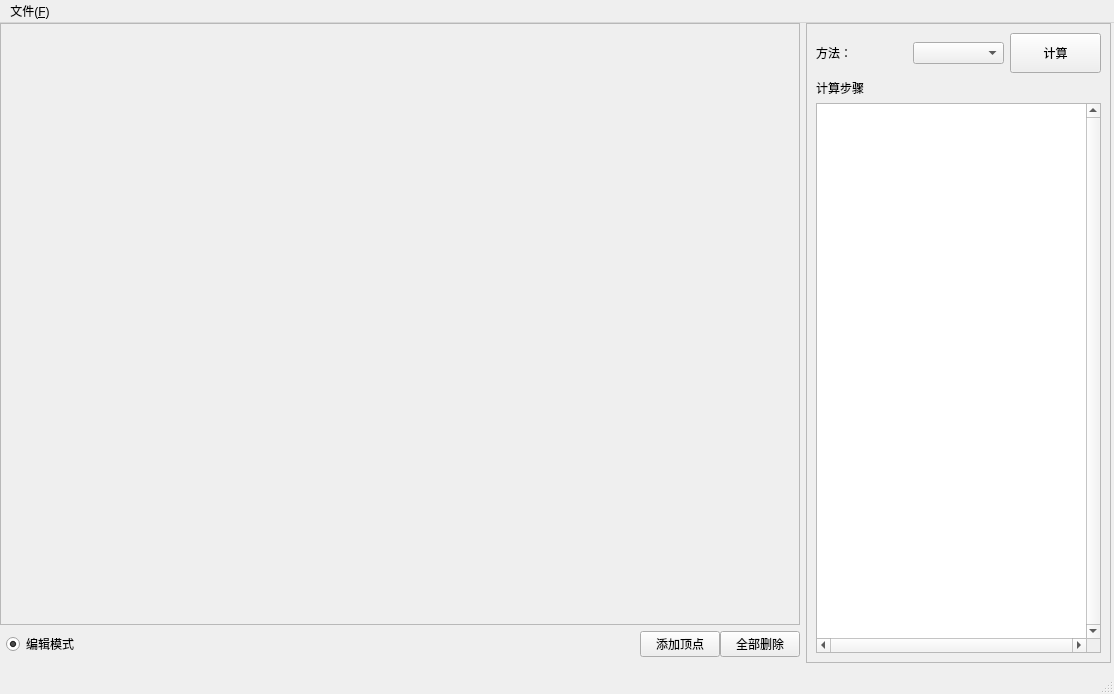
<?xml version="1.0" encoding="UTF-8"?>
<ui version="4.0">
 <class>SPWindow</class>
 <widget class="QMainWindow" name="SPWindow">
  <property name="geometry">
   <rect>
    <x>0</x>
    <y>0</y>
    <width>1114</width>
    <height>694</height>
   </rect>
  </property>
  <property name="windowTitle">
   <string>最短路径</string>
  </property>
  <property name="styleSheet">
   <string notr="true"/>
  </property>
  <widget class="QWidget" name="centralwidget">
   <layout class="QGridLayout" name="gridLayout_3">
    <property name="leftMargin">
     <number>0</number>
    </property>
    <property name="topMargin">
     <number>0</number>
    </property>
    <property name="rightMargin">
     <number>3</number>
    </property>
    <property name="bottomMargin">
     <number>9</number>
    </property>
    <item row="0" column="0">
     <layout class="QGridLayout" name="gridLayout">
      <item row="0" column="0">
       <layout class="QVBoxLayout" name="verticalLayout">
        <property name="spacing">
         <number>0</number>
        </property>
        <item>
         <widget class="SPFrame" name="displayFrame">
          <property name="sizePolicy">
           <sizepolicy hsizetype="Expanding" vsizetype="Expanding">
            <horstretch>0</horstretch>
            <verstretch>0</verstretch>
           </sizepolicy>
          </property>
          <property name="minimumSize">
           <size>
            <width>800</width>
            <height>600</height>
           </size>
          </property>
          <property name="frameShape">
           <enum>QFrame::StyledPanel</enum>
          </property>
          <property name="frameShadow">
           <enum>QFrame::Raised</enum>
          </property>
         </widget>
        </item>
        <item>
         <layout class="QHBoxLayout" name="horizontalLayout_2">
          <property name="leftMargin">
           <number>6</number>
          </property>
          <item>
           <widget class="QRadioButton" name="rbEditMode">
            <property name="text">
             <string>编辑模式</string>
            </property>
            <property name="checkable">
             <bool>true</bool>
            </property>
            <property name="checked">
             <bool>true</bool>
            </property>
           </widget>
          </item>
          <item>
           <spacer name="horizontalSpacer">
            <property name="orientation">
             <enum>Qt::Horizontal</enum>
            </property>
            <property name="sizeHint" stdset="0">
             <size>
              <width>376</width>
              <height>38</height>
             </size>
            </property>
           </spacer>
          </item>
          <item>
           <layout class="QHBoxLayout" name="horizontalLayout">
            <item>
             <widget class="QPushButton" name="btnAddVertex">
              <property name="text">
               <string>添加顶点</string>
              </property>
             </widget>
            </item>
            <item>
             <widget class="QPushButton" name="btnRemoveAllVertex">
              <property name="text">
               <string>全部删除</string>
              </property>
             </widget>
            </item>
           </layout>
          </item>
         </layout>
        </item>
       </layout>
      </item>
      <item row="0" column="1">
       <widget class="QFrame" name="frame_2">
        <property name="minimumSize">
         <size>
          <width>300</width>
          <height>0</height>
         </size>
        </property>
        <property name="maximumSize">
         <size>
          <width>600</width>
          <height>16777215</height>
         </size>
        </property>
        <property name="frameShape">
         <enum>QFrame::StyledPanel</enum>
        </property>
        <property name="frameShadow">
         <enum>QFrame::Raised</enum>
        </property>
        <layout class="QGridLayout" name="gridLayout_2">
         <item row="2" column="0">
          <widget class="QTextBrowser" name="tbDetail">
           <property name="verticalScrollBarPolicy">
            <enum>Qt::ScrollBarAlwaysOn</enum>
           </property>
           <property name="horizontalScrollBarPolicy">
            <enum>Qt::ScrollBarAlwaysOn</enum>
           </property>
           <property name="lineWrapMode">
            <enum>QTextEdit::NoWrap</enum>
           </property>
           <property name="html">
            <string>&lt;!DOCTYPE HTML PUBLIC &quot;-//W3C//DTD HTML 4.0//EN&quot; &quot;http://www.w3.org/TR/REC-html40/strict.dtd&quot;&gt;
&lt;html&gt;&lt;head&gt;&lt;meta name=&quot;qrichtext&quot; content=&quot;1&quot; /&gt;&lt;style type=&quot;text/css&quot;&gt;
p, li { white-space: pre-wrap; }
&lt;/style&gt;&lt;/head&gt;&lt;body style=&quot; font-family:'SimSun'; font-size:9pt; font-weight:400; font-style:normal;&quot;&gt;
&lt;p style=&quot;-qt-paragraph-type:empty; margin-top:0px; margin-bottom:0px; margin-left:0px; margin-right:0px; -qt-block-indent:0; text-indent:0px;&quot;&gt;&lt;br /&gt;&lt;/p&gt;&lt;/body&gt;&lt;/html&gt;</string>
           </property>
          </widget>
         </item>
         <item row="0" column="0">
          <layout class="QHBoxLayout" name="horizontalLayout_3">
           <item>
            <widget class="QLabel" name="label">
             <property name="text">
              <string>方法：</string>
             </property>
            </widget>
           </item>
           <item>
            <widget class="QComboBox" name="cbMethod"/>
           </item>
           <item>
            <widget class="QPushButton" name="btnCalculate">
             <property name="minimumSize">
              <size>
               <width>0</width>
               <height>40</height>
              </size>
             </property>
             <property name="maximumSize">
              <size>
               <width>11111111</width>
               <height>16777215</height>
              </size>
             </property>
             <property name="text">
              <string>计算</string>
             </property>
            </widget>
           </item>
          </layout>
         </item>
         <item row="1" column="0">
          <widget class="QLabel" name="label_2">
           <property name="text">
            <string>计算步骤</string>
           </property>
          </widget>
         </item>
        </layout>
       </widget>
      </item>
     </layout>
    </item>
   </layout>
  </widget>
  <widget class="QMenuBar" name="menubar">
   <property name="geometry">
    <rect>
     <x>0</x>
     <y>0</y>
     <width>1114</width>
     <height>23</height>
    </rect>
   </property>
   <widget class="QMenu" name="menu">
    <property name="title">
     <string>文件(&amp;F)</string>
    </property>
    <addaction name="actionOpen"/>
    <addaction name="actionSave"/>
    <addaction name="actionLoad"/>
    <addaction name="separator"/>
    <addaction name="actionExit"/>
   </widget>
   <addaction name="menu"/>
  </widget>
  <widget class="QStatusBar" name="statusBar"/>
  <action name="actionOpen">
   <property name="text">
    <string>打开(&amp;O)</string>
   </property>
   <property name="shortcut">
    <string>Ctrl+O</string>
   </property>
   <property name="shortcutVisibleInContextMenu">
    <bool>false</bool>
   </property>
  </action>
  <action name="actionSave">
   <property name="text">
    <string>保存(&amp;S)</string>
   </property>
   <property name="shortcut">
    <string>Ctrl+S</string>
   </property>
  </action>
  <action name="actionExit">
   <property name="text">
    <string>退出(&amp;X)</string>
   </property>
  </action>
  <action name="actionLoad">
   <property name="text">
    <string>大量计算(&amp;L)</string>
   </property>
  </action>
 </widget>
 <customwidgets>
  <customwidget>
   <class>SPFrame</class>
   <extends>QFrame</extends>
   <header>spframe.h</header>
   <container>1</container>
  </customwidget>
 </customwidgets>
 <resources/>
 <connections>
  <connection>
   <sender>actionExit</sender>
   <signal>triggered()</signal>
   <receiver>SPWindow</receiver>
   <slot>close()</slot>
   <hints>
    <hint type="sourcelabel">
     <x>-1</x>
     <y>-1</y>
    </hint>
    <hint type="destinationlabel">
     <x>478</x>
     <y>334</y>
    </hint>
   </hints>
  </connection>
 </connections>
</ui>
